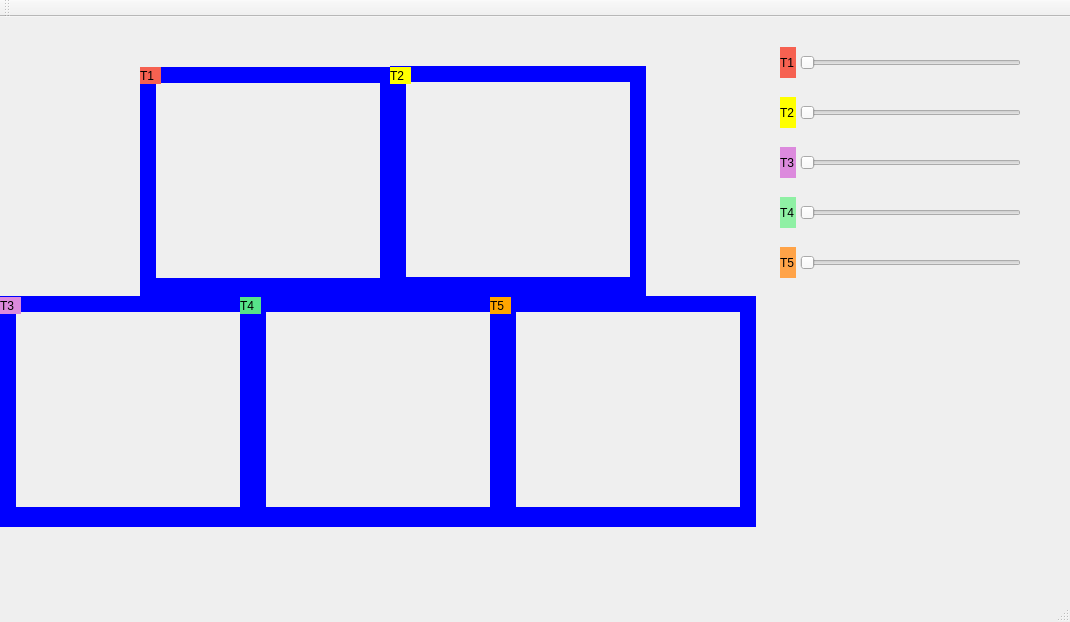
<?xml version="1.0" encoding="UTF-8"?>
<ui version="4.0">
 <class>MainWindow</class>
 <widget class="QMainWindow" name="MainWindow">
  <property name="geometry">
   <rect>
    <x>0</x>
    <y>0</y>
    <width>1070</width>
    <height>622</height>
   </rect>
  </property>
  <property name="windowTitle">
   <string>MainWindow</string>
  </property>
  <widget class="QWidget" name="centralWidget">
   <widget class="QLabel" name="label_trem1_3">
    <property name="geometry">
     <rect>
      <x>140</x>
      <y>50</y>
      <width>21</width>
      <height>17</height>
     </rect>
    </property>
    <property name="styleSheet">
     <string notr="true">QLabel { background: rgb(246, 97, 81)}</string>
    </property>
    <property name="text">
     <string>T1</string>
    </property>
   </widget>
   <widget class="QLabel" name="label_trilho4_7">
    <property name="geometry">
     <rect>
      <x>140</x>
      <y>50</y>
      <width>16</width>
      <height>231</height>
     </rect>
    </property>
    <property name="styleSheet">
     <string notr="true">QLabel { background: BLUE}</string>
    </property>
    <property name="text">
     <string/>
    </property>
   </widget>
   <widget class="QLabel" name="label_trem2_4">
    <property name="geometry">
     <rect>
      <x>390</x>
      <y>50</y>
      <width>21</width>
      <height>17</height>
     </rect>
    </property>
    <property name="styleSheet">
     <string notr="true">QLabel { background: YELLOW}</string>
    </property>
    <property name="text">
     <string>T2</string>
    </property>
   </widget>
   <widget class="QLabel" name="label_trem1_4">
    <property name="geometry">
     <rect>
      <x>0</x>
      <y>280</y>
      <width>21</width>
      <height>17</height>
     </rect>
    </property>
    <property name="styleSheet">
     <string notr="true">QLabel { background: rgb(220, 138, 221)}</string>
    </property>
    <property name="text">
     <string>T3</string>
    </property>
   </widget>
   <widget class="QLabel" name="label_trem1_5">
    <property name="geometry">
     <rect>
      <x>240</x>
      <y>280</y>
      <width>21</width>
      <height>17</height>
     </rect>
    </property>
    <property name="styleSheet">
     <string notr="true">QLabel { background:rgb(87, 227, 137)}</string>
    </property>
    <property name="text">
     <string>T4</string>
    </property>
   </widget>
   <widget class="QLabel" name="label_trem1_6">
    <property name="geometry">
     <rect>
      <x>490</x>
      <y>280</y>
      <width>21</width>
      <height>17</height>
     </rect>
    </property>
    <property name="styleSheet">
     <string notr="true">QLabel { background: ORANGE}</string>
    </property>
    <property name="text">
     <string>T5</string>
    </property>
   </widget>
   <widget class="QLabel" name="label_trilho2_8">
    <property name="geometry">
     <rect>
      <x>150</x>
      <y>50</y>
      <width>231</width>
      <height>16</height>
     </rect>
    </property>
    <property name="styleSheet">
     <string notr="true">QLabel { background: blue}</string>
    </property>
    <property name="text">
     <string/>
    </property>
   </widget>
   <widget class="QLabel" name="label_trilho4_8">
    <property name="geometry">
     <rect>
      <x>380</x>
      <y>50</y>
      <width>16</width>
      <height>231</height>
     </rect>
    </property>
    <property name="minimumSize">
     <size>
      <width>16</width>
      <height>0</height>
     </size>
    </property>
    <property name="styleSheet">
     <string notr="true">QLabel { background: blue}</string>
    </property>
    <property name="text">
     <string/>
    </property>
   </widget>
   <widget class="QLabel" name="label_trilho2_9">
    <property name="geometry">
     <rect>
      <x>150</x>
      <y>261</y>
      <width>231</width>
      <height>20</height>
     </rect>
    </property>
    <property name="styleSheet">
     <string notr="true">QLabel { background: blue}</string>
    </property>
    <property name="text">
     <string/>
    </property>
   </widget>
   <widget class="QLabel" name="label_trilho4_9">
    <property name="geometry">
     <rect>
      <x>630</x>
      <y>49</y>
      <width>16</width>
      <height>231</height>
     </rect>
    </property>
    <property name="styleSheet">
     <string notr="true">QLabel { background: blue}</string>
    </property>
    <property name="text">
     <string/>
    </property>
   </widget>
   <widget class="QLabel" name="label_trilho2_10">
    <property name="geometry">
     <rect>
      <x>400</x>
      <y>49</y>
      <width>231</width>
      <height>16</height>
     </rect>
    </property>
    <property name="styleSheet">
     <string notr="true">QLabel { background: blue}</string>
    </property>
    <property name="text">
     <string/>
    </property>
   </widget>
   <widget class="QLabel" name="label_trilho4_10">
    <property name="geometry">
     <rect>
      <x>390</x>
      <y>49</y>
      <width>16</width>
      <height>231</height>
     </rect>
    </property>
    <property name="styleSheet">
     <string notr="true">QLabel { background: blue}</string>
    </property>
    <property name="text">
     <string/>
    </property>
   </widget>
   <widget class="QLabel" name="label_trilho2_11">
    <property name="geometry">
     <rect>
      <x>400</x>
      <y>260</y>
      <width>231</width>
      <height>20</height>
     </rect>
    </property>
    <property name="styleSheet">
     <string notr="true">QLabel { background: blue}</string>
    </property>
    <property name="text">
     <string/>
    </property>
   </widget>
   <widget class="QLabel" name="label_trilho4_11">
    <property name="geometry">
     <rect>
      <x>490</x>
      <y>279</y>
      <width>16</width>
      <height>231</height>
     </rect>
    </property>
    <property name="styleSheet">
     <string notr="true">QLabel { background: blue}</string>
    </property>
    <property name="text">
     <string/>
    </property>
   </widget>
   <widget class="QLabel" name="label_trilho2_12">
    <property name="geometry">
     <rect>
      <x>260</x>
      <y>279</y>
      <width>231</width>
      <height>16</height>
     </rect>
    </property>
    <property name="styleSheet">
     <string notr="true">QLabel { background: blue}</string>
    </property>
    <property name="text">
     <string/>
    </property>
   </widget>
   <widget class="QLabel" name="label_trilho4_12">
    <property name="geometry">
     <rect>
      <x>250</x>
      <y>279</y>
      <width>16</width>
      <height>231</height>
     </rect>
    </property>
    <property name="styleSheet">
     <string notr="true">QLabel { background: blue}</string>
    </property>
    <property name="text">
     <string/>
    </property>
   </widget>
   <widget class="QLabel" name="label_trilho2_13">
    <property name="geometry">
     <rect>
      <x>260</x>
      <y>490</y>
      <width>231</width>
      <height>20</height>
     </rect>
    </property>
    <property name="styleSheet">
     <string notr="true">QLabel { background: blue}</string>
    </property>
    <property name="text">
     <string/>
    </property>
   </widget>
   <widget class="QLabel" name="label_trilho4_13">
    <property name="geometry">
     <rect>
      <x>740</x>
      <y>279</y>
      <width>16</width>
      <height>231</height>
     </rect>
    </property>
    <property name="styleSheet">
     <string notr="true">QLabel { background: blue}</string>
    </property>
    <property name="text">
     <string/>
    </property>
   </widget>
   <widget class="QLabel" name="label_trilho2_14">
    <property name="geometry">
     <rect>
      <x>510</x>
      <y>279</y>
      <width>231</width>
      <height>16</height>
     </rect>
    </property>
    <property name="styleSheet">
     <string notr="true">QLabel { background: blue}</string>
    </property>
    <property name="text">
     <string/>
    </property>
   </widget>
   <widget class="QLabel" name="label_trilho4_14">
    <property name="geometry">
     <rect>
      <x>500</x>
      <y>279</y>
      <width>16</width>
      <height>231</height>
     </rect>
    </property>
    <property name="styleSheet">
     <string notr="true">QLabel { background: blue}</string>
    </property>
    <property name="text">
     <string/>
    </property>
   </widget>
   <widget class="QLabel" name="label_trilho2_15">
    <property name="geometry">
     <rect>
      <x>510</x>
      <y>490</y>
      <width>231</width>
      <height>20</height>
     </rect>
    </property>
    <property name="styleSheet">
     <string notr="true">QLabel { background: blue}</string>
    </property>
    <property name="text">
     <string/>
    </property>
   </widget>
   <widget class="QLabel" name="label_trilho4_15">
    <property name="geometry">
     <rect>
      <x>240</x>
      <y>279</y>
      <width>16</width>
      <height>231</height>
     </rect>
    </property>
    <property name="styleSheet">
     <string notr="true">QLabel { background: blue}</string>
    </property>
    <property name="text">
     <string/>
    </property>
   </widget>
   <widget class="QLabel" name="label_trilho2_16">
    <property name="geometry">
     <rect>
      <x>10</x>
      <y>279</y>
      <width>231</width>
      <height>16</height>
     </rect>
    </property>
    <property name="styleSheet">
     <string notr="true">QLabel { background: blue}</string>
    </property>
    <property name="text">
     <string/>
    </property>
   </widget>
   <widget class="QLabel" name="label_trilho4_16">
    <property name="geometry">
     <rect>
      <x>0</x>
      <y>279</y>
      <width>16</width>
      <height>231</height>
     </rect>
    </property>
    <property name="styleSheet">
     <string notr="true">QLabel { background: blue}</string>
    </property>
    <property name="text">
     <string/>
    </property>
   </widget>
   <widget class="QLabel" name="label_trilho2_17">
    <property name="geometry">
     <rect>
      <x>10</x>
      <y>490</y>
      <width>231</width>
      <height>20</height>
     </rect>
    </property>
    <property name="styleSheet">
     <string notr="true">QLabel { background: blue}</string>
    </property>
    <property name="text">
     <string/>
    </property>
   </widget>
   <widget class="QSlider" name="horizontalSlider">
    <property name="geometry">
     <rect>
      <x>800</x>
      <y>0</y>
      <width>221</width>
      <height>91</height>
     </rect>
    </property>
    <property name="styleSheet">
     <string notr="true">QLabel { background:rgb(87, 227, 137)}</string>
    </property>
    <property name="orientation">
     <enum>Qt::Horizontal</enum>
    </property>
   </widget>
   <widget class="QSlider" name="horizontalSlider_2">
    <property name="geometry">
     <rect>
      <x>800</x>
      <y>50</y>
      <width>221</width>
      <height>91</height>
     </rect>
    </property>
    <property name="styleSheet">
     <string notr="true">color: rgb(98, 160, 234);
border-color: rgb(98, 160, 234);</string>
    </property>
    <property name="orientation">
     <enum>Qt::Horizontal</enum>
    </property>
   </widget>
   <widget class="QSlider" name="horizontalSlider_3">
    <property name="geometry">
     <rect>
      <x>800</x>
      <y>100</y>
      <width>221</width>
      <height>91</height>
     </rect>
    </property>
    <property name="styleSheet">
     <string notr="true">color: rgb(98, 160, 234);
border-color: rgb(98, 160, 234);</string>
    </property>
    <property name="orientation">
     <enum>Qt::Horizontal</enum>
    </property>
   </widget>
   <widget class="QSlider" name="horizontalSlider_4">
    <property name="geometry">
     <rect>
      <x>800</x>
      <y>150</y>
      <width>221</width>
      <height>91</height>
     </rect>
    </property>
    <property name="styleSheet">
     <string notr="true">color: rgb(98, 160, 234);
border-color: rgb(98, 160, 234);</string>
    </property>
    <property name="orientation">
     <enum>Qt::Horizontal</enum>
    </property>
   </widget>
   <widget class="QSlider" name="horizontalSlider_5">
    <property name="geometry">
     <rect>
      <x>800</x>
      <y>200</y>
      <width>221</width>
      <height>91</height>
     </rect>
    </property>
    <property name="styleSheet">
     <string notr="true">color: rgb(98, 160, 234);
border-color: rgb(98, 160, 234);</string>
    </property>
    <property name="orientation">
     <enum>Qt::Horizontal</enum>
    </property>
   </widget>
   <widget class="QLabel" name="label">
    <property name="geometry">
     <rect>
      <x>780</x>
      <y>30</y>
      <width>16</width>
      <height>31</height>
     </rect>
    </property>
    <property name="styleSheet">
     <string notr="true">background-color: rgb(246, 97, 81);</string>
    </property>
    <property name="text">
     <string>T1</string>
    </property>
   </widget>
   <widget class="QLabel" name="label_2">
    <property name="geometry">
     <rect>
      <x>780</x>
      <y>80</y>
      <width>16</width>
      <height>31</height>
     </rect>
    </property>
    <property name="styleSheet">
     <string notr="true">background-color: YELLOW;</string>
    </property>
    <property name="text">
     <string>T2</string>
    </property>
   </widget>
   <widget class="QLabel" name="label_3">
    <property name="geometry">
     <rect>
      <x>780</x>
      <y>130</y>
      <width>16</width>
      <height>31</height>
     </rect>
    </property>
    <property name="styleSheet">
     <string notr="true">background-color: rgb(220, 138, 221);</string>
    </property>
    <property name="text">
     <string>T3</string>
    </property>
   </widget>
   <widget class="QLabel" name="label_4">
    <property name="geometry">
     <rect>
      <x>780</x>
      <y>180</y>
      <width>16</width>
      <height>31</height>
     </rect>
    </property>
    <property name="styleSheet">
     <string notr="true">background-color: rgb(143, 240, 164);</string>
    </property>
    <property name="text">
     <string>T4</string>
    </property>
   </widget>
   <widget class="QLabel" name="label_5">
    <property name="geometry">
     <rect>
      <x>780</x>
      <y>230</y>
      <width>16</width>
      <height>31</height>
     </rect>
    </property>
    <property name="styleSheet">
     <string notr="true">background-color: rgb(255, 163, 72);</string>
    </property>
    <property name="text">
     <string>T5</string>
    </property>
   </widget>
   <zorder>horizontalSlider_2</zorder>
   <zorder>label_trilho4_7</zorder>
   <zorder>label_trilho2_8</zorder>
   <zorder>label_trilho4_8</zorder>
   <zorder>label_trilho2_9</zorder>
   <zorder>label_trilho4_9</zorder>
   <zorder>label_trilho2_10</zorder>
   <zorder>label_trilho4_10</zorder>
   <zorder>label_trilho2_11</zorder>
   <zorder>label_trilho4_11</zorder>
   <zorder>label_trilho2_12</zorder>
   <zorder>label_trilho4_12</zorder>
   <zorder>label_trilho2_13</zorder>
   <zorder>label_trilho4_13</zorder>
   <zorder>label_trilho2_14</zorder>
   <zorder>label_trilho4_14</zorder>
   <zorder>label_trilho2_15</zorder>
   <zorder>label_trilho4_15</zorder>
   <zorder>label_trilho2_16</zorder>
   <zorder>label_trilho4_16</zorder>
   <zorder>label_trilho2_17</zorder>
   <zorder>label_trem1_3</zorder>
   <zorder>label_trem2_4</zorder>
   <zorder>label_trem1_4</zorder>
   <zorder>label_trem1_5</zorder>
   <zorder>label_trem1_6</zorder>
   <zorder>horizontalSlider</zorder>
   <zorder>horizontalSlider_3</zorder>
   <zorder>horizontalSlider_4</zorder>
   <zorder>horizontalSlider_5</zorder>
   <zorder>label</zorder>
   <zorder>label_2</zorder>
   <zorder>label_3</zorder>
   <zorder>label_4</zorder>
   <zorder>label_5</zorder>
  </widget>
  <widget class="QMenuBar" name="menuBar">
   <property name="geometry">
    <rect>
     <x>0</x>
     <y>0</y>
     <width>1070</width>
     <height>23</height>
    </rect>
   </property>
  </widget>
  <widget class="QToolBar" name="mainToolBar">
   <attribute name="toolBarArea">
    <enum>TopToolBarArea</enum>
   </attribute>
   <attribute name="toolBarBreak">
    <bool>false</bool>
   </attribute>
  </widget>
  <widget class="QStatusBar" name="statusBar"/>
 </widget>
 <layoutdefault spacing="6" margin="11"/>
 <resources/>
 <connections/>
</ui>
